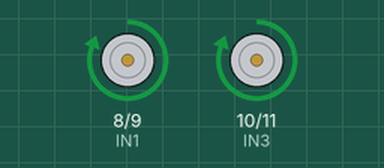
This sketch was run on a simulated Arduino Uno, built with avr-gcc and run on an emulated ATmega328P. On the bench: motor-driver pin pairs drawn as motors (green arrow = first pin HIGH = forward, orange = second pin HIGH = backward, longer = more drive).

Above: at 1.0 s.
At 2.5 s:
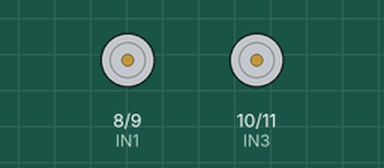
At 4.0 s:
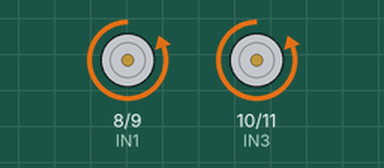
Timing chart, 0 to 7.8 s (numbered marks = the images above):
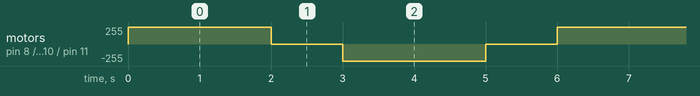

The sketch:

rbotic_control.ino
```cpp
int IN1 = 8;
int IN2 = 9;
int IN3 = 10;
int IN4 = 11;

void setup() {
  pinMode(IN1, OUTPUT);
  pinMode(IN2, OUTPUT);
  pinMode(IN3, OUTPUT);
  pinMode(IN4, OUTPUT);
}

void loop() {
  // ---- FORWARD ----
  digitalWrite(IN1, HIGH);
  digitalWrite(IN2, LOW);
  digitalWrite(IN3, HIGH);
  digitalWrite(IN4, LOW);
  delay(2000);  // 2 second forward chalega

  // ---- STOP ----
  digitalWrite(IN1, LOW);
  digitalWrite(IN2, LOW);
  digitalWrite(IN3, LOW);
  digitalWrite(IN4, LOW);
  delay(1000);  // 1 second ruk jayega

  // ---- BACKWARD ----
  digitalWrite(IN1, LOW);
  digitalWrite(IN2, HIGH);
  digitalWrite(IN3, LOW);
  digitalWrite(IN4, HIGH);
  delay(2000);  // 2 second backward chalega

  // ---- STOP ----
  digitalWrite(IN1, LOW);
  digitalWrite(IN2, LOW);
  digitalWrite(IN3, LOW);
  digitalWrite(IN4, LOW);
  delay(1000);  // 1 second ruk jayega
}
```

Measured:
- by itself, motor on pin 8 (IN1) / pin 9 (IN2), motor on pin 10 (IN3) / pin 11 (IN4): repeats every 6.0 s: stopped 1.0 s, backward 255/255 2.0 s, stopped 1.0 s, forward 255/255 2.0 s
